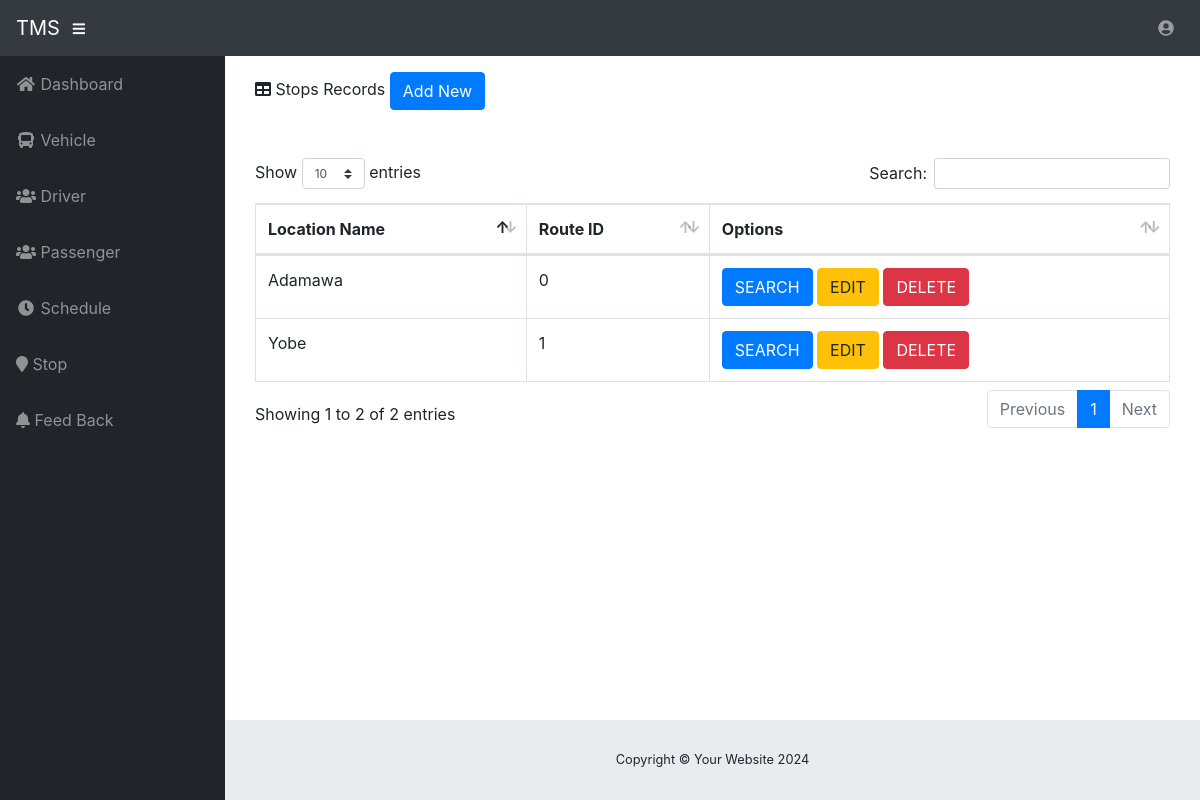
Screenshot of /admin/stop.php (signed in) with the database file from the repository.
### tables this page shows
CREATE TABLE `stop` (
  `LOCATION_ID` int(11) NOT NULL,
  `LOCATION_NAME` varchar(40) NOT NULL,
  `ROUTE_ID` int(50) NOT NULL
);

### admin/stop.php (the view)
<?php
include 'connection.php';
include 'topnav.php';
?>
<div class="col-lg-12">
    <div>
        <i class="fas fa-table"></i>
        Stops Records  <a href="stopadd.php?action=add" type="button" class="btn btn-xs btn-primary">Add New</a>
    </div>
    <br></br>
    <div class="table-responsive">
        <table class="table table-bordered" id="dataTable" width="100%" cellspacing="0">
            <thead>
                <tr>
                    <th>Location Name</th>
                    <th>Route ID</th>
                    <th>Options</th>
                </tr>
            </thead>
            <tbody>
                <?php
                $query = 'SELECT * FROM stop';
                $result = mysqli_query($db, $query) or die (mysqli_error($db));
                while ($row = mysqli_fetch_assoc($result)) {
                    echo '<tr>';
                    echo '<td>'. $row['LOCATION_NAME'].'</td>';
                    echo '<td>'. $row['ROUTE_ID'].'</td>';
                    echo '<td> <a type="button" class="btn btn-xs btn-primary" href="stopsearch.php?action=edit & id='.$row['LOCATION_ID'] . '" > SEARCH </a> ';
                    echo ' <a  type="button" class="btn btn-xs btn-warning" href="stopedit.php?action=edit & id='.$row['LOCATION_ID'] . '"> EDIT </a> ';
                    echo ' <a  type="button" class="btn btn-xs btn-danger" href="stopdel.php?type=bus&delete & id=' . $row['LOCATION_ID'] . '" onclick="return confirm(\'Are you sure, you want to Delete a Stop\');">DELETE </a> </td>';
                    echo '</tr> ';
                }
                ?>
            </tbody>
        </table>
    </div>
<?php include 'footer.php'; ?>

### admin/css/sb-admin.css (style rules this page uses)
html { position: relative; min-height: 100%; }
body { height: 100%; }
:root { --input-padding-x: 0.75rem; --input-padding-y: 0.75rem; }

### rows the page displays
stop: LOCATION_NAME "Adamawa", ROUTE_ID "0"
stop: LOCATION_NAME "Yobe", ROUTE_ID "1"
